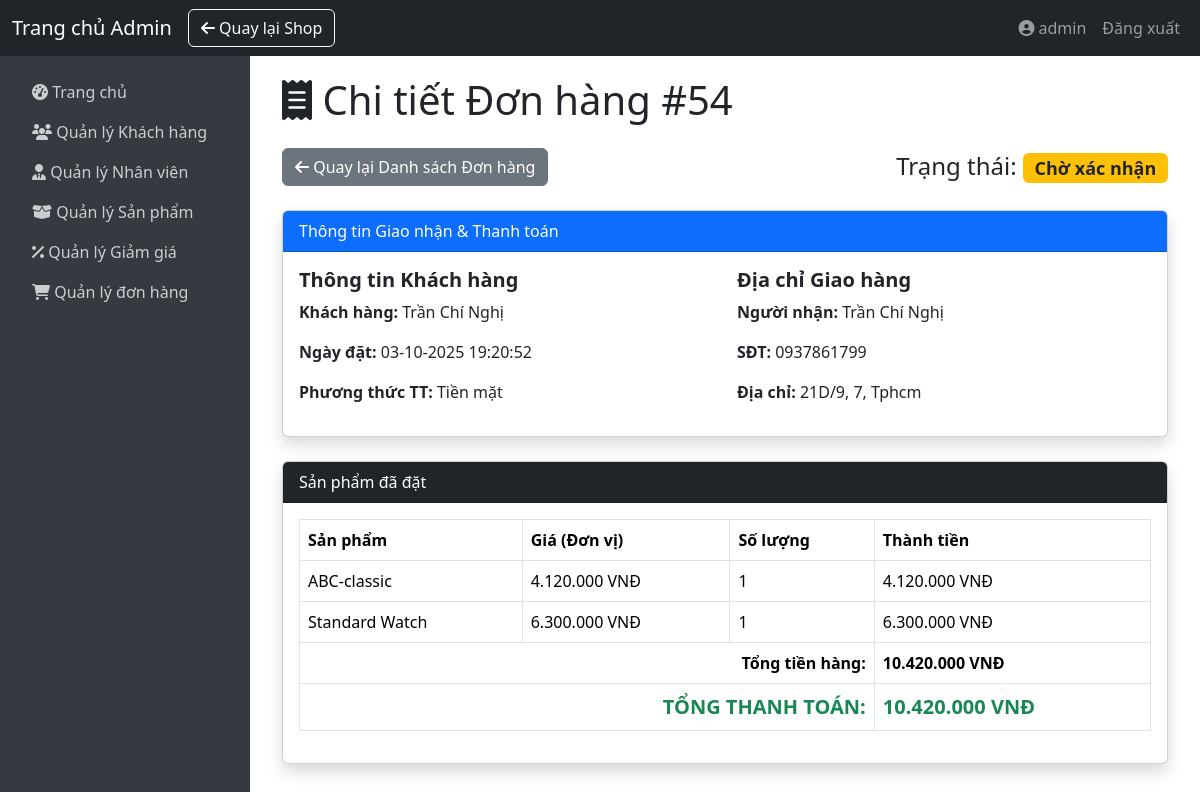
Screenshot of /index.php?action=admin/orders/detail&id=54 (signed in) with the database file from the repository.
### tables this page shows
CREATE TABLE `orders` (
  `id` int(11) NOT NULL,
  `user_id` int(11) NOT NULL,
  `fullname` varchar(255) DEFAULT NULL,
  `phone` varchar(50) DEFAULT NULL,
  `email` varchar(255) DEFAULT NULL,
  `address` text DEFAULT NULL,
  `district` varchar(100) DEFAULT NULL,
  `city` varchar(100) DEFAULT NULL,
  `postcode` varchar(20) DEFAULT NULL,
  `note` text DEFAULT NULL,
  `payment_method` varchar(50) DEFAULT NULL,
  `total` decimal(12,2) DEFAULT NULL,
  `created_at` datetime DEFAULT current_timestamp(),
  `updated_at` datetime DEFAULT current_timestamp() ON UPDATE current_timestamp(),
  `status` enum('Chờ xác nhận','Đang giao','Giao thành công','Đã hủy') NOT NULL DEFAULT 'Chờ xác nhận'
);

CREATE TABLE `order_items` (
  `id` int(11) NOT NULL,
  `order_id` int(11) NOT NULL,
  `product_id` int(11) NOT NULL,
  `quantity` int(11) NOT NULL,
  `price` decimal(12,2) NOT NULL,
  `created_at` datetime DEFAULT current_timestamp(),
  `updated_at` datetime DEFAULT current_timestamp() ON UPDATE current_timestamp()
);

CREATE TABLE `products` (
  `id` int(11) NOT NULL,
  `name` varchar(255) NOT NULL,
  `description` text DEFAULT NULL,
  `image` varchar(255) DEFAULT NULL,
  `price` decimal(10,2) DEFAULT 0.00,
  `stock` int(11) NOT NULL,
  `category_id` int(11) NOT NULL,
  `created_at` timestamp NOT NULL DEFAULT current_timestamp(),
  `updated_at` timestamp NOT NULL DEFAULT current_timestamp() ON UPDATE current_timestamp()
);

### controller/admin/OrderAdminController.php (called while the page is built, shortened)
<?php
require_once __DIR__ . "/../../model/Order.php";
class OrderAdminController {
    private Order $orderModel;
    public function __construct(Order $orderModel, User $userModel) {
        $this->orderModel = $orderModel;
    }
    public function viewOrderDetail(): void {
        $orderId = $_GET['id'] ?? null;
        $orderDetail = $this->orderModel->getOrderById($orderId);
        $currentStatusKey = $orderDetail['status'] ?? '';
        $statusInfo = self::STATUS_MAP[$currentStatusKey] ?? ['name' => $currentStatusKey, 'class' => 'secondary'];
        $statusText = $statusInfo['name'];
        $badgeColor = $statusInfo['class'];
        global $orderItemsModel;
        $orderItems = $orderItemsModel->getOrderItemsByOrderId($orderId);
        include __DIR__ . '/../../view/admin/orderDetail.php';
    }
}

### model/Order.php (called while the page is built, shortened)
<?php
class Order {
    private $pdo;
    public function __construct($pdo) {
        $this->pdo = $pdo;
    }
    public function getOrderById($order_id) {
        $stmt = $this->pdo->prepare("SELECT * FROM orders WHERE id = ?");
        $stmt->execute([$order_id]);
        return $stmt->fetch(PDO::FETCH_ASSOC);
    }
}
?>

### model/OrderItems.php (called while the page is built, shortened)
<?php
class OrderItems {
    private $pdo;
    public function __construct($pdo) {
        $this->pdo = $pdo;
    }
    public function getOrderItemsByOrderId(int $orderId) {
        $sql = "SELECT order_items.*, products.name,  products.image  FROM order_items JOIN products ON order_items.product_id = products.id WHERE order_items.order_id = ?";
        $stmt = $this->pdo->prepare($sql);
        $stmt->execute([$orderId]);
        return $stmt->fetchAll(PDO::FETCH_ASSOC);
    }
}
?>

### view/admin/orderDetail.php (the view, shortened to what this page needs)
<?php
include __DIR__ . "/components/header.php";
include __DIR__ . "/components/navbar.php";
include __DIR__ . "/components/sidebar.php";
function formatCurrency($amount) {
    return number_format($amount, 0, ',', '.') . ' VNĐ';
}
function formatDate($datetimeString) {
    try {
        $date = new DateTime($datetimeString);
        return $date->format('d-m-Y H:i:s');
    } catch (Exception $e) {
        return htmlspecialchars($datetimeString);
    }
}
function formatShippingAddress($orderDetail) {
    $addressParts = [];
    if (!empty($orderDetail['address'])) $addressParts[] = $orderDetail['address'];
    if (!empty($orderDetail['district'])) $addressParts[] = $orderDetail['district'];
    if (!empty($orderDetail['city'])) $addressParts[] = $orderDetail['city'];
    return htmlspecialchars(implode(', ', $addressParts) ?: 'N/A');
}
?>
<div class="main-content">
    <div class="container-fluid">
        <h1 class="mb-4 text-dark"><i class="fa-solid fa-receipt"></i> Chi tiết Đơn hàng #<?= htmlspecialchars($orderId) ?></h1>
        <div class="d-flex justify-content-between mb-4">
            <a href="index.php?action=admin/orders" class="btn btn-secondary">
                <i class="fa-solid fa-arrow-left"></i> Quay lại Danh sách Đơn hàng
            </a>
            <span class="fs-4">
                Trạng thái: <span class="badge bg-<?= htmlspecialchars($badgeColor) ?>"><?= htmlspecialchars($statusText) ?></span>
            </span>
        </div>
        <div class="card shadow mb-4">
            <div class="card-header bg-primary text-white">
                Thông tin Giao nhận & Thanh toán
            </div>
            <div class="card-body row">
                <div class="col-md-6">
                    <h5 class="fw-bold">Thông tin Khách hàng</h5>
                    <p><strong>Khách hàng:</strong> <?= htmlspecialchars($orderDetail['fullname'] ?? 'N/A') ?></p>
                    <p><strong>Ngày đặt:</strong> <?= formatDate($orderDetail['created_at'] ?? 'N/A') ?></p>
                    <p><strong>Phương thức TT:</strong> <?= htmlspecialchars($orderDetail['payment_method'] ?? 'N/A') ?></p>
                </div>
                <div class="col-md-6">
                    <h5 class="fw-bold">Địa chỉ Giao hàng</h5>
                    <p><strong>Người nhận:</strong> <?= htmlspecialchars($orderDetail['fullname'] ?? 'N/A') ?></p>
                    <p><strong>SĐT:</strong> <?= htmlspecialchars($orderDetail['phone'] ?? 'N/A') ?></p>
                    <p><strong>Địa chỉ:</strong> <?= formatShippingAddress($orderDetail) ?></p>
                </div>
            </div>
        </div>
        <div class="card shadow mb-4">
            <div class="card-header bg-dark text-white">
                Sản phẩm đã đặt
            </div>
            <div class="card-body">
                <table class="table table-bordered">
                    <thead>
                        <tr>
                            <th>Sản phẩm</th>
                            <th>Giá (Đơn vị)</th>
                            <th>Số lượng</th>
                            <th>Thành tiền</th>
                        </tr>
                    </thead>
                    <tbody>
                        <?php $subtotal = 0; ?>
                        <?php foreach ($orderItems as $item):
                            $itemTotal = ($item['quantity'] ?? 0) * ($item['price'] ?? 0);
                            $subtotal += $itemTotal;
                        ?>
                            <tr>
                                <td><?= htmlspecialchars($item['name'] ?? 'Sản phẩm không rõ') ?></td>
                                <td><?= formatCurrency($item['price'] ?? 0) ?></td>
                                <td><?= htmlspecialchars($item['quantity'] ?? 0) ?></td>
                                <td><?= formatCurrency($itemTotal) ?></td>
                            </tr>
                        <?php endforeach; ?>
                    </tbody>
                    <tfoot>
                        <tr>
                            <th colspan="3" class="text-end">Tổng tiền hàng:</th>
                            <th><?= formatCurrency($subtotal) ?></th>
                        </tr>
                        <tr>
                            <th colspan="3" class="text-end text-success fs-5">TỔNG THANH TOÁN:</th>
                            <th class="text-success fs-5"><?= formatCurrency($orderDetail['total'] ?? $subtotal) ?></th>
                        </tr>
                    </tfoot>
                </table>
            </div>
        </div>
    </div>
</div>

### view/admin/components/header.php (style rules this page uses)
body { min-height: 100vh; display: flex; flex-direction: column; }
.main-content { flex: 1; padding: 20px; }

### rows the page displays
orders: status "Chờ xác nhận", fullname "Trần Chí Nghị", created_at "03-10-2025 19:20:52", payment_method "Tiền mặt", phone "0937861799", total "10.420.000 VNĐ"
order_items: product.name "ABC-classic", price "4.120.000 VNĐ", quantity "1", formatCurrency($itemTotal) "4.120.000 VNĐ"
order_items: product.name "Standard Watch", price "6.300.000 VNĐ", quantity "1", formatCurrency($itemTotal) "6.300.000 VNĐ"

### other values shown
$_SESSION['user']['username'] "admin"
$orderId "54"
formatShippingAddress($orderDetail) "21D/9, 7, Tphcm"
formatCurrency($subtotal) "10.420.000 VNĐ"
